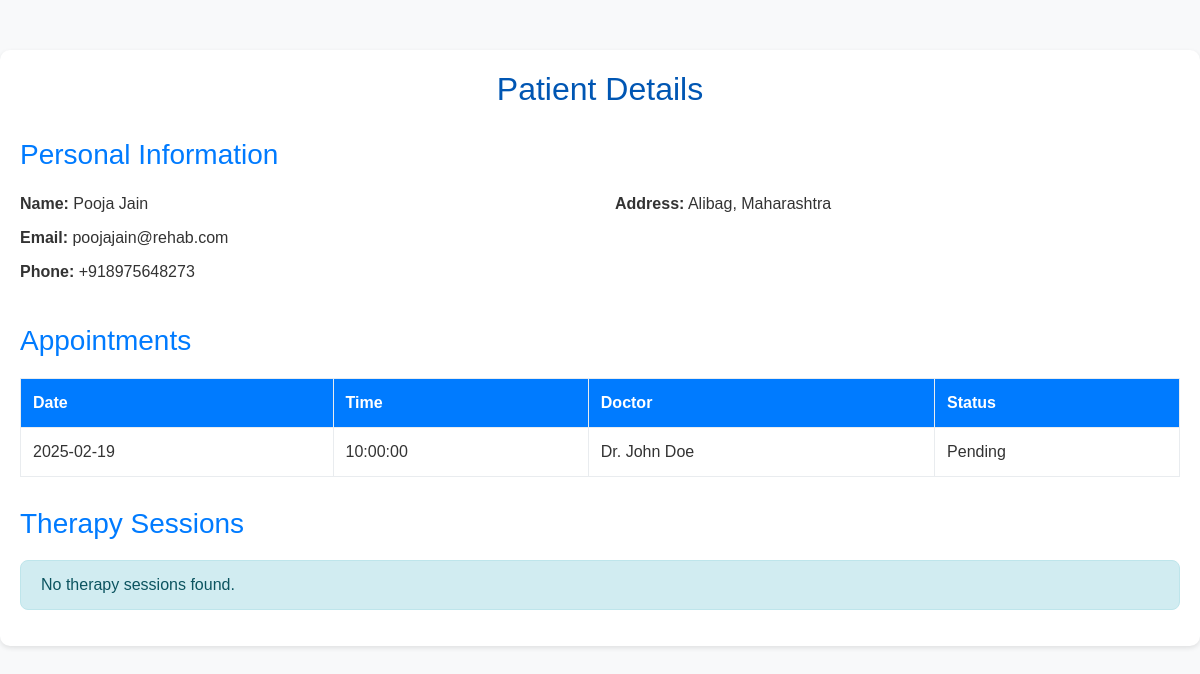
The page /view_patient_details.php?patient_id=7 (signed in) on the database as committed earlier.
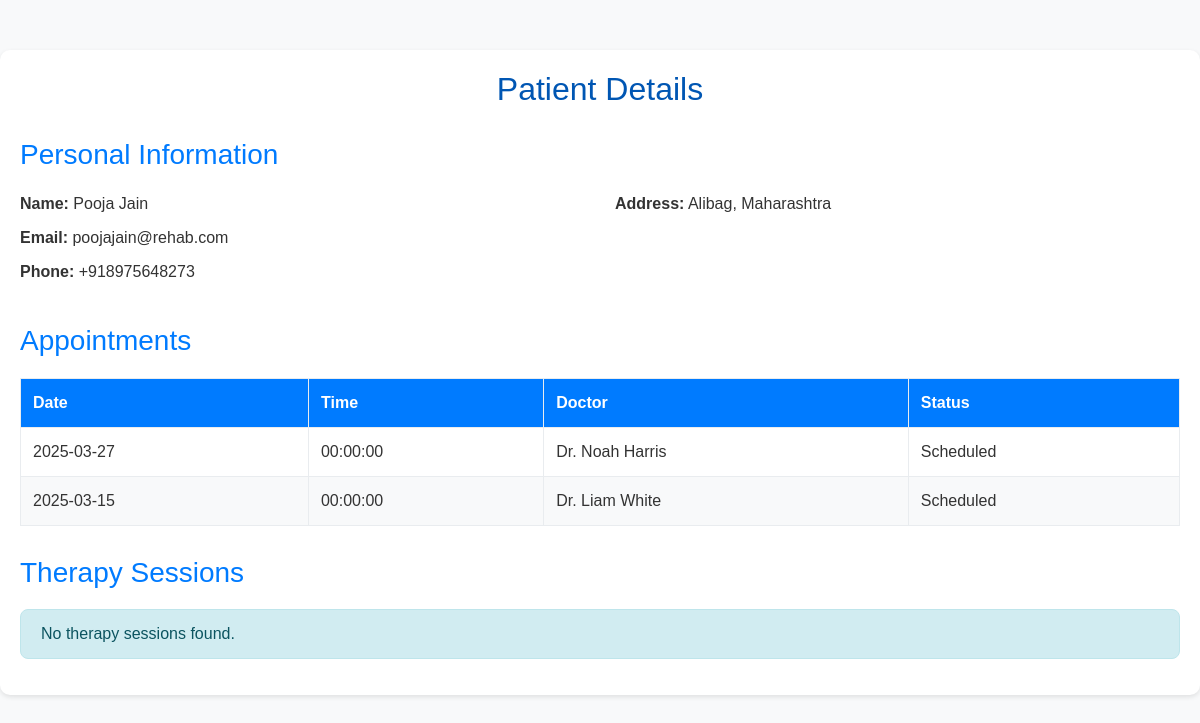
The same page on the database as committed later.
### tables this page shows
CREATE TABLE `patients` (
  `patient_id` int(11) NOT NULL,
  `name` varchar(100) NOT NULL,
  `age` int(11) DEFAULT NULL,
  `address` varchar(255) DEFAULT NULL,
  `phone` varchar(15) DEFAULT NULL,
  `email` varchar(100) DEFAULT NULL,
  `password` varchar(255) NOT NULL,
  `diagnosis_type` varchar(100) DEFAULT NULL,
  `Surgery_status` varchar(100) DEFAULT NULL,
  `role_id` int(11) DEFAULT NULL,
  `admitted_date` date DEFAULT NULL
);

CREATE TABLE `appointments` (
  `appointment_id` int(11) NOT NULL,
  `patient_id` int(11) DEFAULT NULL,
  `doctor_id` int(11) DEFAULT NULL,
  `appointment_date` date NOT NULL,
  `appointment_time` time NOT NULL,
  `status` varchar(50) DEFAULT 'Pending'
);

CREATE TABLE `doctors` (
  `doctor_id` int(11) NOT NULL,
  `name` varchar(100) NOT NULL,
  `speciality` varchar(100) NOT NULL,
  `email` varchar(100) DEFAULT NULL,
  `password` varchar(255) NOT NULL,
  `phone` varchar(15) DEFAULT NULL,
  `experience` varchar(100) DEFAULT NULL,
  `visit_days` varchar(100) DEFAULT NULL,
  `max_patients` int(11) NOT NULL,
  `role_id` int(11) DEFAULT NULL,
  `appointment_count` int(11) DEFAULT 0
);

### view_patient_details.php (the view, shortened to what this page needs)
<?php
include 'connection.php';
$patient_id = $_GET['patient_id'];
$patient_query = "SELECT * FROM patients WHERE patient_id = '$patient_id'";
$patient_result = mysqli_query($conn, $patient_query);
$patient = mysqli_fetch_assoc($patient_result);
$appointments_query = "SELECT a.*, d.name AS doctor_name
                      FROM appointments a
                      JOIN doctors d ON a.doctor_id = d.doctor_id
                      WHERE a.patient_id = '$patient_id'
                      ORDER BY a.appointment_date DESC";
$appointments_result = mysqli_query($conn, $appointments_query);
$therapy_query = "SELECT ts.*, d.name AS doctor_name
                  FROM therapy_sessions ts
                  JOIN doctors d ON ts.doctor_id = d.doctor_id
                  WHERE ts.patient_id = '$patient_id'
                  ORDER BY ts.session_date DESC";
$therapy_result = mysqli_query($conn, $therapy_query);
?>
<!DOCTYPE html>
<html lang="en">
<head>
    <link rel="stylesheet" href="https://stackpath.bootstrapcdn.com/bootstrap/4.5.2/css/bootstrap.min.css">
</head>
<body>
    <div class="container">
        <h2>Patient Details</h2>
        <div class="info-section">
            <h3 class="section-title">Personal Information</h3>
            <div class="row">
                <div class="col-md-6">
                    <p><strong>Name:</strong> <?php echo $patient['name']; ?></p>
                    <p><strong>Email:</strong> <?php echo $patient['email']; ?></p>
                    <p><strong>Phone:</strong> <?php echo $patient['phone']; ?></p>
                </div>
                <div class="col-md-6">
                    <p><strong>Address:</strong> <?php echo $patient['address']; ?></p>
                </div>
            </div>
        </div>
        <div class="appointments">
            <h3 class="section-title">Appointments</h3>
            <?php if (mysqli_num_rows($appointments_result) > 0): ?>
                <table>
                    <thead>
                        <tr>
                            <th>Date</th>
                            <th>Time</th>
                            <th>Doctor</th>
                            <th>Status</th>
                        </tr>
                    </thead>
                    <tbody>
                        <?php while ($appointment = mysqli_fetch_assoc($appointments_result)): ?>
                            <tr>
                                <td><?php echo $appointment['appointment_date']; ?></td>
                                <td><?php echo $appointment['appointment_time']; ?></td>
                                <td><?php echo $appointment['doctor_name']; ?></td>
                                <td><?php echo $appointment['status']; ?></td>
                            </tr>
                        <?php endwhile; ?>
                    </tbody>
                </table>
            <?php else: ?>
                <div class="alert alert-info">No appointments found.</div>
            <?php endif; ?>
        </div>
        <div class="therapy-sessions">
            <h3 class="section-title">Therapy Sessions</h3>
            <?php if (mysqli_num_rows($therapy_result) > 0): ?>
                <table>
                    <thead>
                        <tr>
                            <th>Date</th>
                            <th>Doctor</th>
                            <th>Progress Notes</th>
                        </tr>
                    </thead>
                    <tbody>
                        <?php while ($therapy = mysqli_fetch_assoc($therapy_result)): ?>
                            <tr>
                                <td><?php echo $therapy['session_date']; ?></td>
                                <td><?php echo $therapy['doctor_name']; ?></td>
                                <td><?php echo $therapy['progress_notes']; ?></td>
                            </tr>
                        <?php endwhile; ?>
                    </tbody>
                </table>
            <?php else: ?>
                <div class="alert alert-info">No therapy sessions found.</div>
            <?php endif; ?>
        </div>
    </div>
</body>
</html>

### view_patient_details.php (style rules this page uses)
body { font-family: Arial, sans-serif; background-color: #f8f9fa; color: #333; }
.container { max-width: 1200px; margin: 50px auto; padding: 20px; background-color: #ffffff; border-radius: 10px; box-shadow: 0 2px 5px rgba(0, 0, 0, 0.1); }
h2 { text-align: center; margin-bottom: 30px; color: #0056b3; }
.info-section { margin-bottom: 30px; }
.info-section p { margin-bottom: 10px; }
.section-title { margin-bottom: 20px; color: #007bff; }
table { width: 100%; border-collapse: collapse; margin-bottom: 30px; }
table th, table td { padding: 12px; text-align: left; border: 1px solid #e9ecef; }
table th { background-color: #007bff; color: white; }
table tr:nth-child(even) { background-color: #f8f9fa; }
.alert { margin-top: 20px; border-radius: 8px; }

Rows that differ between the two databases and show on the page:
removed appointments: appointment_date "2025-02-19", appointment_time "10:00:00", doctor.name "Dr. John Doe", status "Pending"
added appointments: appointment_date "2025-03-27", appointment_time "00:00:00", doctor.name "Dr. Noah Harris", status "Scheduled"
added appointments: appointment_date "2025-03-15", appointment_time "00:00:00", doctor.name "Dr. Liam White", status "Scheduled"
